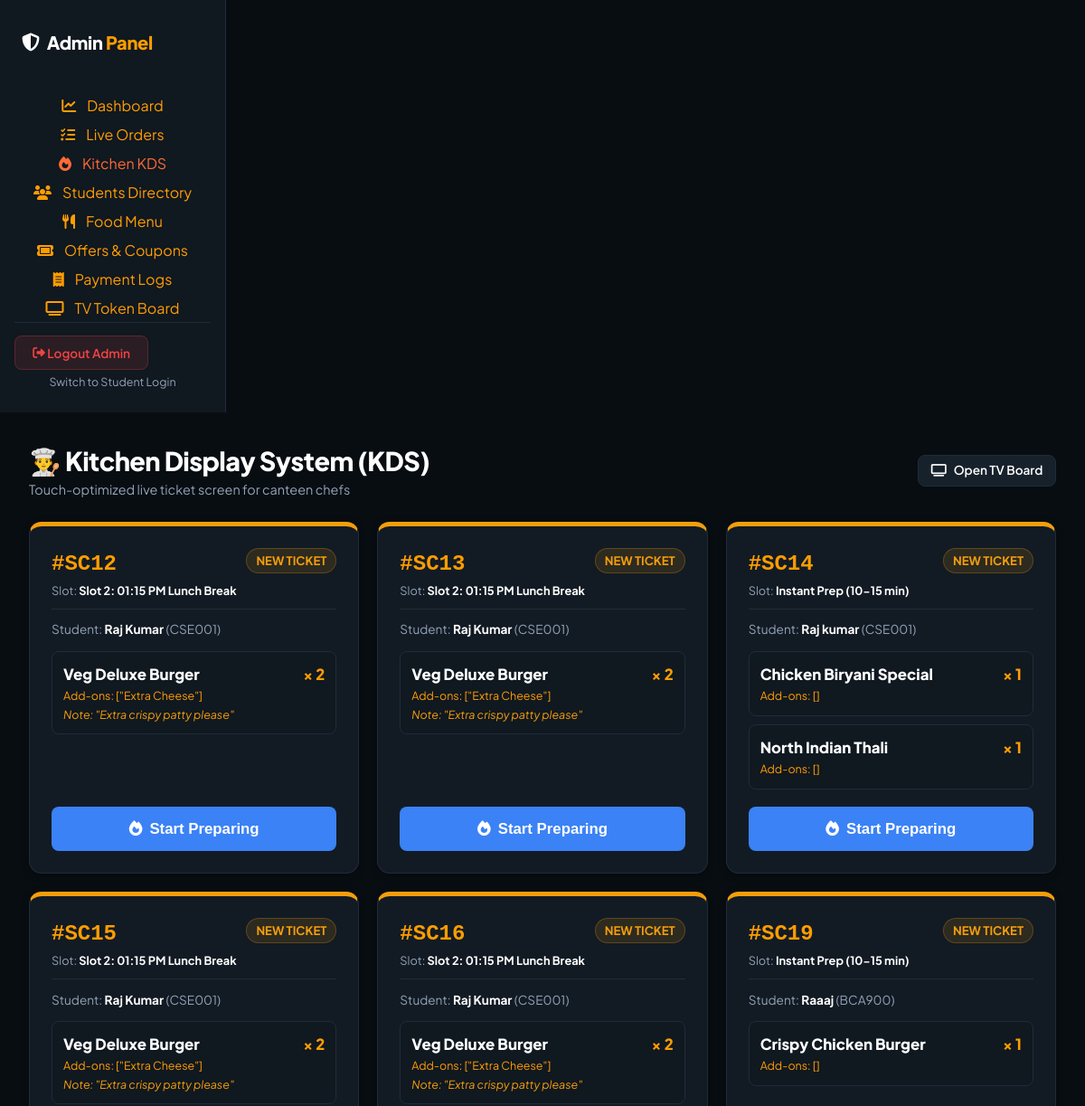
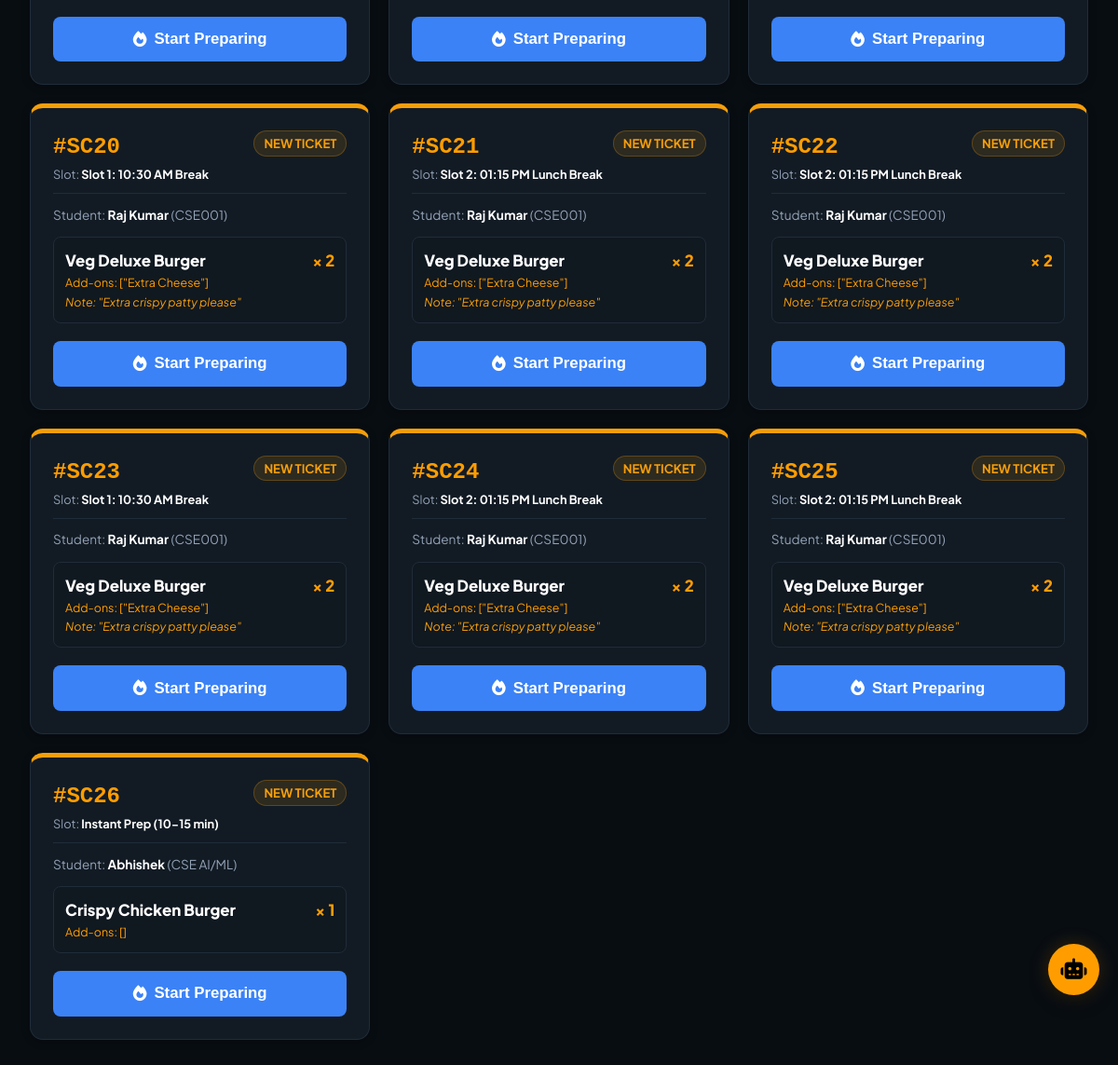
The page /kitchen (signed in) on the database its author committed (2 pictures, top to bottom).
### tables this page shows
CREATE TABLE orders (
            id INTEGER PRIMARY KEY AUTOINCREMENT,
            order_number TEXT NOT NULL UNIQUE,
            student_id INTEGER,
            student_name TEXT NOT NULL,
            roll_number TEXT NOT NULL,
            phone TEXT,
            order_type TEXT DEFAULT 'Canteen Pickup',
            delivery_address TEXT,
            payment_method TEXT DEFAULT 'UPI',
            subtotal REAL NOT NULL,
            discount REAL DEFAULT 0,
            service_fee REAL DEFAULT 5.0,
            total_amount REAL NOT NULL,
            status TEXT DEFAULT 'Pending',
            order_date TEXT,
            order_time TEXT,
            created_at TIMESTAMP DEFAULT CURRENT_TIMESTAMP, payment_status TEXT DEFAULT 'Paid', payment_reference TEXT DEFAULT 'DEMO_REF', coupon_code TEXT, pickup_slot TEXT DEFAULT 'Instant Prep',
            FOREIGN KEY (student_id) REFERENCES students(id)
        );

CREATE TABLE order_items (
            id INTEGER PRIMARY KEY AUTOINCREMENT,
            order_id INTEGER NOT NULL,
            item_id INTEGER NOT NULL,
            item_name TEXT NOT NULL,
            price REAL NOT NULL,
            quantity INTEGER NOT NULL,
            addons_json TEXT,
            instructions TEXT,
            FOREIGN KEY (order_id) REFERENCES orders(id) ON DELETE CASCADE
        );

### app.py (the view)
@app.route('/kitchen')
def kitchen():
    if not is_admin_logged_in():
        return redirect(url_for('admin_login'))
    orders = database.get_kitchen_orders()
    return render_template('kitchen.html', orders=orders)

### app.py (called while the page is built)
@app.before_request
def setup_db():
    if not hasattr(app, 'db_initialized'):
        database.init_db()
        app.db_initialized = True

def is_admin_logged_in():
    return session.get('admin_logged_in', False)

### database.py (called while the page is built)
def get_db_connection():
    conn = sqlite3.connect(DB_NAME)
    conn.row_factory = sqlite3.Row
    return conn

def get_kitchen_orders():
    conn = get_db_connection()
    orders = conn.execute("SELECT * FROM orders WHERE status IN ('Pending', 'Preparing') ORDER BY id ASC").fetchall()
    result = []
    for order in orders:
        o = dict(order)
        items = conn.execute("SELECT * FROM order_items WHERE order_id = ?", (o['id'],)).fetchall()
        o['items'] = [dict(i) for i in items]
        result.append(o)
    conn.close()
    return result

### templates/kitchen.html (shortened to what this page needs)
{% extends 'admin_base.html' %}
{% block content %}
<div style="display: flex; align-items: center; justify-content: space-between; margin-bottom: 1.5rem;">
  <div>
    <h1 style="font-size: 1.8rem; font-weight: 800;">👨‍🍳 Kitchen Display System (KDS)</h1>
    <p style="color: var(--text-muted); font-size: 0.9rem;">Touch-optimized live ticket screen for canteen chefs</p>
  </div>
  <div style="display: flex; gap: 0.6rem;">
    <a href="{{ url_for('live_counter') }}" target="_blank" class="btn-secondary btn-sm"><i class="fa-solid fa-tv"></i> Open TV Board</a>
  </div>
</div>
{% if orders %}
<div style="display: grid; grid-template-columns: repeat(auto-fill, minmax(320px, 1fr)); gap: 1.25rem;">
  {% for order in orders %}
  <div class="solid-card" style="padding: 1.5rem; border-top: 5px solid {% if order.status == 'Pending' %}var(--warning){% else %}var(--info){% endif %}; display: flex; flex-direction: column; justify-content: space-between;">
    <div>
      <div style="display: flex; justify-content: space-between; align-items: flex-start; margin-bottom: 0.8rem; padding-bottom: 0.6rem; border-bottom: 1px solid var(--card-border);">
        <div>
          <div style="font-size: 1.5rem; font-weight: 800; font-family: monospace; color: var(--primary-accent);">
            #{{ order.order_number }}
          </div>
          <div style="font-size: 0.8rem; color: var(--text-muted); margin-top: 2px;">
            Slot: <strong style="color: var(--text-primary);">{{ order.pickup_slot or 'Instant Prep' }}</strong>
          </div>
        </div>
        {% if order.status == 'Pending' %}
        <span class="status-pill status-pending" style="font-size: 0.82rem;">NEW TICKET</span>
        {% else %}
        <span class="status-pill status-preparing" style="font-size: 0.82rem;"><i class="fa-solid fa-fire fa-spin"></i> COOKING</span>
        {% endif %}
      </div>
      <div style="font-size: 0.85rem; color: var(--text-muted); margin-bottom: 0.8rem;">
        Student: <strong style="color: var(--text-primary);">{{ order.student_name }}</strong> ({{ order.roll_number }})
      </div>
      <div style="display: flex; flex-direction: column; gap: 0.6rem; margin-bottom: 1.2rem;">
        {% for item in order['items'] %}
        <div style="background: var(--bg-secondary); padding: 0.75rem; border-radius: 8px; border: 1px solid var(--card-border);">
          <div style="display: flex; justify-content: space-between; font-size: 1.05rem; font-weight: 800;">
            <span>{{ item.item_name }}</span>
            <span style="color: var(--primary-accent);">× {{ item.quantity }}</span>
          </div>
          {% if item.addons_json %}
          <div style="font-size: 0.78rem; color: var(--primary-accent); margin-top: 2px;">Add-ons: {{ item.addons_json }}</div>
          {% endif %}
          {% if item.instructions %}
          <div style="font-size: 0.78rem; color: var(--warning); font-style: italic; margin-top: 2px;">Note: "{{ item.instructions }}"</div>
          {% endif %}
        </div>
        {% endfor %}
      </div>
    </div>
    <div>
      {% if order.status == 'Pending' %}
      <form action="{{ url_for('admin_update_order_status', order_id=order.id) }}" method="POST">
        <button type="submit" class="btn-primary" style="width: 100%; padding: 0.9rem; font-size: 1.05rem; background: var(--info); color: #fff;">
          <i class="fa-solid fa-fire"></i> Start Preparing
        </button>
      </form>
      {% endif %}
    </div>
  </div>
  {% endfor %}
</div>
{% endif %}
{% endblock %}

### templates/admin_base.html (shortened to what this page needs)
<!DOCTYPE html>
<html lang="en">
<head>
  <link rel="stylesheet" href="https://cdnjs.cloudflare.com/ajax/libs/font-awesome/6.5.1/css/all.min.css">
  <link rel="stylesheet" href="{{ url_for('static', filename='css/style.css') }}">
</head>
<body class="admin-layout">
  <aside class="admin-sidebar">
    <div class="brand-logo" style="margin-bottom: 2rem; padding: 0.5rem;">
      <i class="fa-solid fa-shield-halved"></i>
      <span>Admin <span class="accent">Panel</span></span>
    </div>
    <ul class="nav-links" style="display: flex; flex-direction: column; gap: 0.5rem; width: 100%;">
      <li>
        <a href="{{ url_for('admin_dashboard') }}" class="{% if request.endpoint == 'admin_dashboard' %}active{% endif %}" style="display: flex; align-items: center; gap: 0.75rem; width: 100%;">
          <i class="fa-solid fa-chart-line"></i> Dashboard
        </a>
      </li>
      <li>
        <a href="{{ url_for('admin_orders') }}" class="{% if request.endpoint == 'admin_orders' %}active{% endif %}" style="display: flex; align-items: center; gap: 0.75rem; width: 100%;">
          <i class="fa-solid fa-list-check"></i> Live Orders
        </a>
      </li>
      <li>
        <a href="{{ url_for('kitchen') }}" class="{% if request.endpoint == 'kitchen' %}active{% endif %}" style="display: flex; align-items: center; gap: 0.75rem; width: 100%; color: var(--secondary-accent);">
          <i class="fa-solid fa-fire"></i> Kitchen KDS
        </a>
      </li>
      <li>
        <a href="{{ url_for('admin_students') }}" class="{% if request.endpoint == 'admin_students' %}active{% endif %}" style="display: flex; align-items: center; gap: 0.75rem; width: 100%;">
          <i class="fa-solid fa-users"></i> Students Directory
        </a>
      </li>
      <li>
        <a href="{{ url_for('admin_menu') }}" class="{% if request.endpoint == 'admin_menu' %}active{% endif %}" style="display: flex; align-items: center; gap: 0.75rem; width: 100%;">
          <i class="fa-solid fa-utensils"></i> Food Menu
        </a>
      </li>
      <li>
        <a href="{{ url_for('admin_offers') }}" class="{% if request.endpoint == 'admin_offers' %}active{% endif %}" style="display: flex; align-items: center; gap: 0.75rem; width: 100%;">
          <i class="fa-solid fa-ticket"></i> Offers & Coupons
        </a>
      </li>
      <li>
        <a href="{{ url_for('admin_payments') }}" class="{% if request.endpoint == 'admin_payments' %}active{% endif %}" style="display: flex; align-items: center; gap: 0.75rem; width: 100%;">
          <i class="fa-solid fa-receipt"></i> Payment Logs
        </a>
      </li>
      <li>
        <a href="{{ url_for('live_counter') }}" target="_blank" style="display: flex; align-items: center; gap: 0.75rem; width: 100%; color: var(--primary-accent);">
          <i class="fa-solid fa-tv"></i> TV Token Board
        </a>
      </li>
    </ul>
    <div style="margin-top: auto; padding-top: 1.25rem; border-top: 1px solid var(--card-border);">
      <a href="{{ url_for('admin_logout') }}" class="btn-danger" style="width: 100%; font-size: 0.85rem;">
        <i class="fa-solid fa-right-from-bracket"></i> Logout Admin
      </a>
      <a href="{{ url_for('login') }}" style="display: block; text-align: center; font-size: 0.78rem; color: var(--text-muted); margin-top: 0.75rem;">
        Switch to Student Login
      </a>
    </div>
  </aside>
  <main class="admin-main">
    {% block content %}{% endblock %}
  </main>
</body>
</html>

### static/css/style.css (style rules this page uses)
:root { --bg-main: #080D12; --bg-secondary: #101820; --card-bg: #121B24; --card-elevated: #17212B; --card-border: #1F2C39; --card-border-hover: #2E3E50; --primary-accent: #FF9D00; --secondary-accent: #FF6B35; --success: #22C55E; --danger: #EF4444; --info: #3B82F6; --warning: #F59E0B; --text-primary: #FFFFFF; --text-muted: #94A3B8; --font-family: 'Plus Jakarta Sans', -apple-system, BlinkMacSystemFont, 'Segoe UI', Roboto, sans-serif; --radius-sm: 8px; --radius-md: 14px; --radius-lg: 20px; --shadow-sm: 0 2px 8px rgba(0, 0, 0, 0.25); --shadow-md: 0 6px 20px rgba(0, 0, 0, 0.4); --shadow-glow: 0 0 20px rgba(255, 157, 0, 0.2); }
* { box-sizing: border-box; margin: 0; padding: 0; }
body { font-family: var(--font-family); background-color: var(--bg-main); color: var(--text-primary); min-height: 100vh; display: flex; flex-direction: column; overflow-x: hidden; line-height: 1.5; -webkit-font-smoothing: antialiased; transition: background-color 0.25s ease, color 0.25s ease; position: relative; }
a { color: var(--primary-accent); text-decoration: none; transition: color 0.2s ease; }
h1, h2, h3, h4, h5, h6 { color: var(--text-primary); font-weight: 700; letter-spacing: -0.02em; }
.glass-card, .solid-card { background: var(--card-bg); border: 1px solid var(--card-border); border-radius: var(--radius-md); box-shadow: var(--shadow-sm); transition: transform 0.2s ease, border-color 0.2s ease, box-shadow 0.2s ease; }
.brand-logo { display: flex; align-items: center; gap: 0.5rem; font-size: 1.25rem; font-weight: 900; color: var(--text-primary); text-decoration: none; letter-spacing: -0.3px; }
.brand-logo span.accent { color: var(--primary-accent); }
.nav-links { display: flex; align-items: center; gap: 0.35rem; list-style: none; flex-shrink: 1; flex-wrap: nowrap; overflow-x: auto; scrollbar-width: none; -ms-overflow-style: none; padding: 0.2rem 0; margin: 0; }
.btn-primary { background: var(--primary-accent); color: #000000; font-weight: 700; font-size: 0.92rem; padding: 0.7rem 1.4rem; border: none; border-radius: var(--radius-sm); cursor: pointer; display: inline-flex; align-items: center; justify-content: center; gap: 0.5rem; transition: all 0.2s ease; }
.btn-secondary { background: var(--card-elevated); color: var(--text-primary); font-weight: 600; font-size: 0.9rem; padding: 0.7rem 1.4rem; border: 1px solid var(--card-border); border-radius: var(--radius-sm); cursor: pointer; display: inline-flex; align-items: center; justify-content: center; gap: 0.5rem; transition: all 0.2s ease; }
.btn-danger { background: rgba(239, 68, 68, 0.12); color: var(--danger); border: 1px solid rgba(239, 68, 68, 0.25); padding: 0.6rem 1.2rem; border-radius: var(--radius-sm); cursor: pointer; font-weight: 600; transition: all 0.2s ease; }
.btn-sm { padding: 0.4rem 0.85rem; font-size: 0.85rem; }
.status-pill { padding: 3px 10px; border-radius: 20px; font-size: 0.75rem; font-weight: 700; display: inline-flex; align-items: center; gap: 5px; }
.status-pending { background: rgba(245, 158, 11, 0.12); color: var(--warning); border: 1px solid rgba(245, 158, 11, 0.25); }
.admin-layout { display: flex; min-height: 100vh; }
.admin-sidebar { width: 250px; background: var(--bg-secondary); border-right: 1px solid var(--card-border); padding: 1.5rem 1rem; display: flex; flex-direction: column; }
.admin-main { flex: 1; padding: 2rem; overflow-y: auto; }

### rows shown on the page
orders: order_number "SC12", pickup_slot "Slot 2: 01:15 PM Lunch Break", status "NEW TICKET", student_name "Raj Kumar", roll_number "CSE001"
order_items: item_name "Veg Deluxe Burger", quantity "2", addons_json "[\"Extra Cheese\"]", instructions "Extra crispy patty please"
orders: order_number "SC13", pickup_slot "Slot 2: 01:15 PM Lunch Break", status "NEW TICKET", student_name "Raj Kumar", roll_number "CSE001"
order_items: item_name "Veg Deluxe Burger", quantity "2", addons_json "[\"Extra Cheese\"]", instructions "Extra crispy patty please"
orders: order_number "SC14", pickup_slot "Instant Prep (10-15 min)", status "NEW TICKET", student_name "Raj kumar", roll_number "CSE001"
order_items: item_name "Chicken Biryani Special", quantity "1", addons_json "[]"
order_items: item_name "North Indian Thali", quantity "1", addons_json "[]"
orders: order_number "SC15", pickup_slot "Slot 2: 01:15 PM Lunch Break", status "NEW TICKET", student_name "Raj Kumar", roll_number "CSE001"
order_items: item_name "Veg Deluxe Burger", quantity "2", addons_json "[\"Extra Cheese\"]", instructions "Extra crispy patty please"
orders: order_number "SC16", pickup_slot "Slot 2: 01:15 PM Lunch Break", status "NEW TICKET", student_name "Raj Kumar", roll_number "CSE001"
order_items: item_name "Veg Deluxe Burger", quantity "2", addons_json "[\"Extra Cheese\"]", instructions "Extra crispy patty please"
orders: order_number "SC19", pickup_slot "Instant Prep (10-15 min)", status "NEW TICKET", student_name "Raaaj", roll_number "BCA900"
order_items: item_name "Crispy Chicken Burger", quantity "1", addons_json "[]"
orders: order_number "SC20", pickup_slot "Slot 1: 10:30 AM Break", status "NEW TICKET", student_name "Raj Kumar", roll_number "CSE001"
order_items: item_name "Veg Deluxe Burger", quantity "2", addons_json "[\"Extra Cheese\"]", instructions "Extra crispy patty please"
orders: order_number "SC21", pickup_slot "Slot 2: 01:15 PM Lunch Break", status "NEW TICKET", student_name "Raj Kumar", roll_number "CSE001"
order_items: item_name "Veg Deluxe Burger", quantity "2", addons_json "[\"Extra Cheese\"]", instructions "Extra crispy patty please"
orders: order_number "SC22", pickup_slot "Slot 2: 01:15 PM Lunch Break", status "NEW TICKET", student_name "Raj Kumar", roll_number "CSE001"
order_items: item_name "Veg Deluxe Burger", quantity "2", addons_json "[\"Extra Cheese\"]", instructions "Extra crispy patty please"
orders: order_number "SC23", pickup_slot "Slot 1: 10:30 AM Break", status "NEW TICKET", student_name "Raj Kumar", roll_number "CSE001"
order_items: item_name "Veg Deluxe Burger", quantity "2", addons_json "[\"Extra Cheese\"]", instructions "Extra crispy patty please"
orders: order_number "SC24", pickup_slot "Slot 2: 01:15 PM Lunch Break", status "NEW TICKET", student_name "Raj Kumar", roll_number "CSE001"
order_items: item_name "Veg Deluxe Burger", quantity "2", addons_json "[\"Extra Cheese\"]", instructions "Extra crispy patty please"
orders: order_number "SC25", pickup_slot "Slot 2: 01:15 PM Lunch Break", status "NEW TICKET", student_name "Raj Kumar", roll_number "CSE001"
order_items: item_name "Veg Deluxe Burger", quantity "2", addons_json "[\"Extra Cheese\"]", instructions "Extra crispy patty please"
orders: order_number "SC26", pickup_slot "Instant Prep (10-15 min)", status "NEW TICKET", student_name "Abhishek", roll_number "CSE AI/ML"
order_items: item_name "Crispy Chicken Burger", quantity "1", addons_json "[]"
